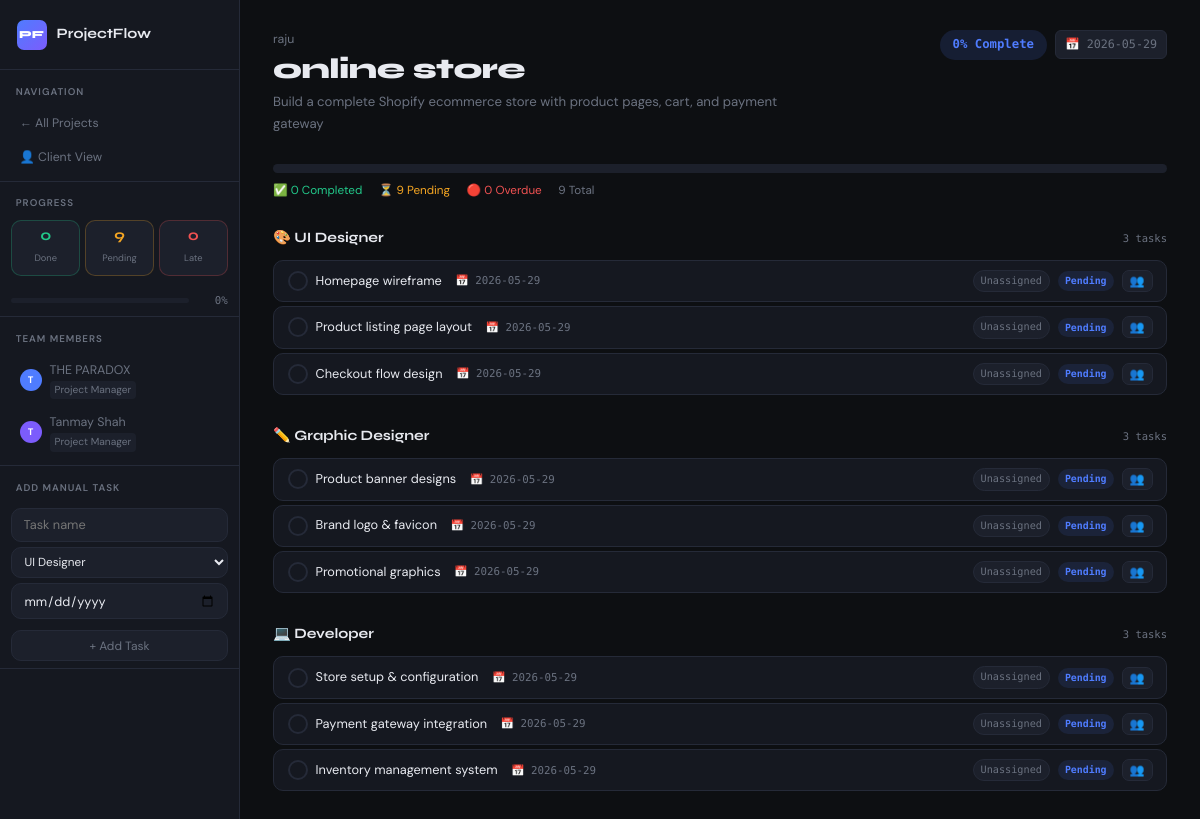
The app's page /project/3 with its own data.
### tables this page shows
CREATE TABLE team_members (
                id INTEGER PRIMARY KEY AUTOINCREMENT,
                name TEXT NOT NULL,
                role TEXT NOT NULL,
                email TEXT,
                avatar_color TEXT DEFAULT '#4f7cff',
                created_at TEXT DEFAULT (date('now'))
            );

CREATE TABLE clients (
                id INTEGER PRIMARY KEY AUTOINCREMENT,
                name TEXT NOT NULL,
                email TEXT,
                company TEXT,
                created_at TEXT DEFAULT (date('now'))
            );

CREATE TABLE projects (
                id INTEGER PRIMARY KEY AUTOINCREMENT,
                client_id INTEGER NOT NULL,
                title TEXT NOT NULL,
                description TEXT,
                deadline TEXT,
                created_at TEXT DEFAULT (date('now')),
                FOREIGN KEY (client_id) REFERENCES clients(id)
            );

CREATE TABLE tasks (
                id INTEGER PRIMARY KEY AUTOINCREMENT,
                project_id INTEGER NOT NULL,
                title TEXT NOT NULL,
                role TEXT NOT NULL,
                deadline TEXT,
                status TEXT DEFAULT 'Pending',
                notes TEXT DEFAULT '',
                FOREIGN KEY (project_id) REFERENCES projects(id)
            );

### app.py (the view)
@app.route('/project/<int:project_id>')
def project_detail(project_id):
    today = date.today().isoformat()
    with get_db() as conn:
        project = conn.execute('''
            SELECT p.*, c.name as client_name, c.id as client_id
            FROM projects p JOIN clients c ON p.client_id=c.id WHERE p.id=?
        ''', (project_id,)).fetchone()
        if not project: return redirect(url_for('index'))
        tasks   = conn.execute('SELECT * FROM tasks WHERE project_id=? ORDER BY role,deadline',
                               (project_id,)).fetchall()
        members = conn.execute('SELECT * FROM team_members ORDER BY name').fetchall()
    tasks_with_members = [{'task': t, 'assigned': get_task_assignments(t['id'])} for t in tasks]
    stats = compute_stats(project_id)
    return render_template('dashboard.html', project=project, tasks_with_members=tasks_with_members,
                           stats=stats, today=today, members=members)

### app.py (called while the page is built)
def get_db():
    conn = sqlite3.connect(DATABASE)
    conn.row_factory = sqlite3.Row
    conn.execute("PRAGMA journal_mode=WAL")
    return conn

def compute_stats(project_id):
    today = date.today().isoformat()
    with get_db() as conn:
        tasks = conn.execute('SELECT * FROM tasks WHERE project_id = ?', (project_id,)).fetchall()
    total     = len(tasks)
    completed = sum(1 for t in tasks if t['status'] == 'Completed')
    overdue   = sum(1 for t in tasks if t['status'] != 'Completed' and t['deadline'] and t['deadline'] < today)
    pending   = total - completed - overdue
    progress  = int((completed / total) * 100) if total else 0
    return dict(total=total, completed=completed, overdue=overdue, pending=pending, progress=progress)

def get_task_assignments(task_id):
    with get_db() as conn:
        return conn.execute('''
            SELECT tm.* FROM team_members tm
            JOIN task_assignments ta ON ta.member_id = tm.id
            WHERE ta.task_id = ?
        ''', (task_id,)).fetchall()

### templates/dashboard.html (shortened to what this page needs)
<!DOCTYPE html>
<html lang="en">
<head>
  <link rel="stylesheet" href="{{ url_for('static', filename='style.css') }}"/>
</head>
<body>
<aside class="sidebar">
  <div class="logo">
    <a href="{{ url_for('index') }}" class="logo-link">
      <span class="logo-mark">PF</span>
      <span class="logo-text">ProjectFlow</span>
    </a>
  </div>
  <nav class="nav-section">
    <p class="nav-label">Navigation</p>
    <a href="{{ url_for('index') }}" class="nav-item">← All Projects</a>
    <a href="{{ url_for('client_view', client_id=project.client_id) }}" class="nav-item">👤 Client View</a>
  </nav>
  <nav class="nav-section">
    <p class="nav-label">Progress</p>
    <div class="sidebar-stats">
      <div class="ss-item green"><span class="ss-num">{{ stats.completed }}</span><span class="ss-lbl">Done</span></div>
      <div class="ss-item yellow"><span class="ss-num">{{ stats.pending }}</span><span class="ss-lbl">Pending</span></div>
      <div class="ss-item red"><span class="ss-num">{{ stats.overdue }}</span><span class="ss-lbl">Late</span></div>
    </div>
    <div class="progress-wrap mt8">
      <div class="progress-bar"><div class="progress-fill" style="width:{{ stats.progress }}%"></div></div>
      <span class="progress-pct">{{ stats.progress }}%</span>
    </div>
  </nav>
  <nav class="nav-section">
    <p class="nav-label">Team Members</p>
    {% if members %}
      {% for m in members %}
      <div class="nav-item" style="gap:8px">
        <span class="nav-avatar" style="background:{{ m.avatar_color }}">{{ m.name[0].upper() }}</span>
        <div>
          <span style="font-size:.83rem">{{ m.name }}</span>
          <span class="member-role-tag" style="display:block;font-size:.68rem">{{ m.role }}</span>
        </div>
      </div>
      {% endfor %}
    {% else %}
      <p class="nav-empty">Add team members from the dashboard</p>
    {% endif %}
  </nav>
  <nav class="nav-section">
    <p class="nav-label">Add Manual Task</p>
    <form method="POST" action="{{ url_for('add_task') }}" class="mini-form">
      <input type="text" name="title" placeholder="Task name" required/>
      <select name="role">
        <option value="UI Designer">UI Designer</option>
      </select>
      <input type="date" name="deadline"/>
      <button type="submit" class="btn-ghost full mt6">+ Add Task</button>
    </form>
  </nav>
</aside>
<main class="main">
  <header class="topbar">
    <div>
      <p class="page-sub">{{ project.client_name }}</p>
      <h1 class="page-title">{{ project.title }}</h1>
      {% if project.description %}<p class="page-desc">{{ project.description }}</p>{% endif %}
    </div>
    <div class="topbar-right">
      <span class="badge badge-lg {% if stats.progress==100 %}badge-green{% elif stats.overdue>0 %}badge-red{% else %}badge-blue{% endif %}">
        {{ stats.progress }}% Complete
      </span>
      {% if project.deadline %}<span class="deadline-tag">📅 {{ project.deadline }}</span>{% endif %}
    </div>
  </header>
  <div class="big-progress-wrap">
    <div class="big-progress-bar">
    </div>
    <div class="progress-legend">
      <span class="leg green">✅ {{ stats.completed }} Completed</span>
      <span class="leg yellow">⏳ {{ stats.pending }} Pending</span>
      <span class="leg red">🔴 {{ stats.overdue }} Overdue</span>
      <span class="leg muted">{{ stats.total }} Total</span>
    </div>
  </div>
  {% set roles = [('UI Designer','🎨'), ('Graphic Designer','✏️'), ('Developer','💻')] %}
  {% for role, icon in roles %}
  {% set role_tasks = tasks_with_members | selectattr('task.role', 'equalto', role) | list %}
  {% if role_tasks %}
  <section class="task-section">
    <h2 class="role-title">
      {{ icon }} {{ role }}
      <span class="role-count">{{ role_tasks|length }} tasks</span>
    </h2>
    <div class="task-list">
      {% for item in role_tasks %}
      {% set task = item.task %}
      {% set assigned = item.assigned %}
      {% set is_overdue = task.status != 'Completed' and task.deadline and task.deadline < today %}
      <div class="task-row {% if task.status=='Completed' %}task-done{% elif is_overdue %}task-overdue{% endif %}">
        <form method="POST" action="{{ url_for('toggle_task', task_id=task.id) }}">
          <button type="submit" class="check-btn {% if task.status=='Completed' %}checked{% endif %}">
          </button>
        </form>
        <div class="task-info">
          <span class="task-title">{{ task.title }}</span>
          {% if task.deadline %}
          <span class="task-deadline {% if is_overdue %}meta-overdue{% endif %}">📅 {{ task.deadline }}</span>
          {% endif %}
        </div>
        <div class="assignees">
          {% if not assigned %}
          <span class="unassigned-tag">Unassigned</span>
          {% endif %}
        </div>
        <span class="task-status {% if task.status=='Completed' %}status-done{% elif is_overdue %}status-overdue{% else %}status-pending{% endif %}">
          {% if task.status=='Completed' %}Completed{% elif is_overdue %}Overdue{% else %}Pending{% endif %}
        </span>
        <button class="assign-btn" onclick="openAssign({{ task.id }}, '{{ task.title|replace("'","\\'") }}')" title="Assign members">
          👥
        </button>
      </div>
      {% endfor %}
    </div>
  </section>
  {% endif %}
  {% endfor %}
</main>
</body>
</html>

### records on screen
team_members: name "T", name "THE PARADOX", role "Project Manager"
team_members: name "T", name "Tanmay Shah", role "Project Manager"
clients: client_name "raju"
projects: title "online store", description "Build a complete Shopify ecommerce store with product pages, cart, and payment gateway", deadline "2026-05-29"
tasks: title "Homepage wireframe", deadline "2026-05-29"
tasks: title "Product listing page layout", deadline "2026-05-29"
tasks: title "Checkout flow design", deadline "2026-05-29"
tasks: title "Product banner designs", deadline "2026-05-29"
tasks: title "Brand logo & favicon", deadline "2026-05-29"
tasks: title "Promotional graphics", deadline "2026-05-29"
tasks: role "Developer" (drawn), title "Store setup & configuration", deadline "2026-05-29"
tasks: title "Payment gateway integration", deadline "2026-05-29"
tasks: title "Inventory management system", deadline "2026-05-29"

### other values on screen
{{ stats.completed }} "0"
{{ stats.pending }} "9"
{{ stats.overdue }} "0"
{{ stats.progress }} "0"
{{ stats.total }} "9"
{{ icon }} "🎨" "✏️" "💻"
{{ role }} "UI Designer" "Graphic Designer" "Developer"
{{ role_tasks|length }} "3" "3" "3"
